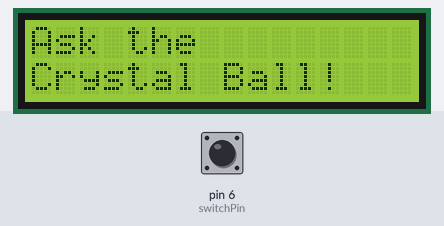
A sketch run on a simulated Arduino Uno, built with avr-gcc and run on an emulated ATmega328P. Shown: 16×2 character LCD. Inputs (shaded band) come from the test bench; at power-on: pin 6 (switchPin) LOW. Random numbers use the default seed unless the sketch sets one.

Above: at 1.2 s.
1.3 s: pin 6 (switchPin) pulled HIGH for 0.15 s
At 2.6 s:
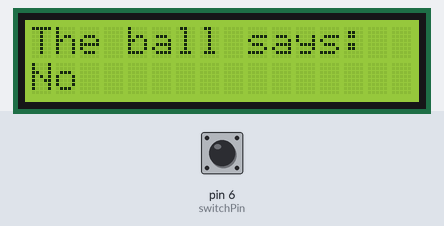
2.9 s: pin 6 (switchPin) pulled HIGH for 1 s
At 5.1 s:
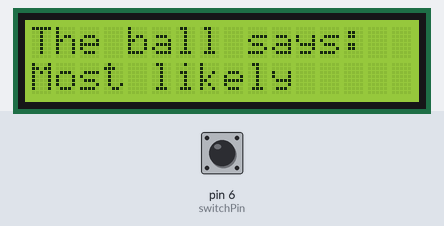
5.4 s: pin 6 (switchPin) pulsed HIGH 5 times (0.12 s each, 0.3 s apart)
At 7.7 s:
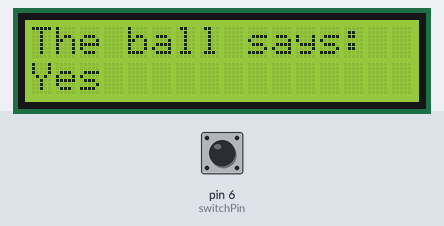
8.4 s: pin 6 (switchPin) pulled HIGH for 0.15 s
At 9.3 s:
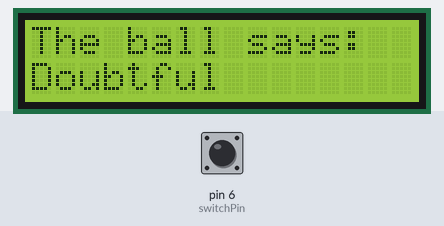
10.0 s: pin 6 (switchPin) pulled HIGH for 3.2 s
At 14.4 s:
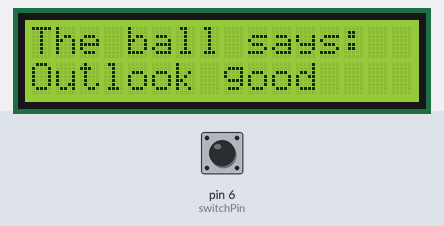
14.7 s: pin 6 (switchPin) pulled HIGH for 0.15 s
At 15.3 s:
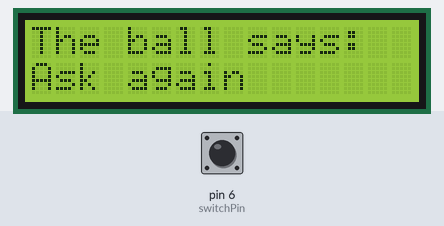
Timing chart, 0 to 17.3 s (numbered marks = the images above; inputs shaded):
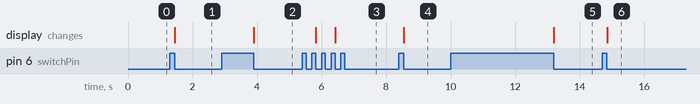

The sketch:

project-11.ino
```cpp
// -*-mode: c++; indent-tabs-mode: nil; -*-

#include <LiquidCrystal.h>
LiquidCrystal lcd(12, 11, 5, 4, 3, 2);

const int switchPin = 6;
int switchState = 0;
int prevSwitchState = 0;
int reply;

void setup() {
  lcd.begin(16, 2);
  pinMode(switchPin, INPUT);
  lcd.print("Ask the");
  lcd.setCursor(0, 1);
  lcd.print("Crystal Ball!");
}

#define DEBUG 0

void loop() {
  switchState = digitalRead(switchPin);

  // Added a debug block which was helpful to see when the state change occured.
#if DEBUG == 1
  lcd.clear();
  lcd.setCursor(0, 0);
  if (switchState == LOW) {
    lcd.print("LOW");
  } else {
    lcd.print("HIGH");
  }
  delay(500);
  return;
#endif

  if (switchState != prevSwitchState) {
    if (switchState == LOW) {
      reply = random(8);
      lcd.clear();
      lcd.setCursor(0, 0);
      lcd.print("The ball says:");
      lcd.setCursor(0, 1);
      switch (reply) {
      case 0:
        lcd.print("Yes");
        break;
      case 1:
        lcd.print("Most likely");
        break;
      case 2:
        lcd.print("Certainly");
        break;
      case 3:
        lcd.print("Outlook good");
        break;
      case 4:
        lcd.print("Unsure");
        break;
      case 5:
        lcd.print("Ask again");
        break;
      case 6:
        lcd.print("Doubtful");
        break;
      case 7:
        lcd.print("No");
        break;
      default:
        lcd.print("WHAT?");
        break;
      }
    }
  }
  prevSwitchState = switchState;
}
```

Measured:
- after the input at 1.3 s, the display: changes after 0.15 s (image 1)
- after the input at 2.9 s, the display: changes after 1.0 s (image 2)
- after the input at 5.4 s, the display: first changes after 0.43 s (image 3 shows a later state)
- after the input at 8.4 s, the display: changes after 0.16 s (image 4)
- after the input at 10.0 s, the display: changes after 3.2 s (image 5)
- after the input at 14.7 s, the display: changes after 0.16 s (image 6)
